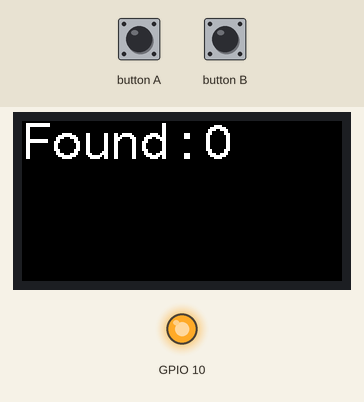
This sketch was run on a simulated ESP32. Parts: 160×80 colour display, output pins drawn as LEDs (lit = HIGH). Nothing arrives over Bluetooth unless stated; what the sketch prints to the serial monitor is not drawn.

Above: at 5.3 s.
Timing chart, 0 to 129.0 s (numbered marks = the images above):
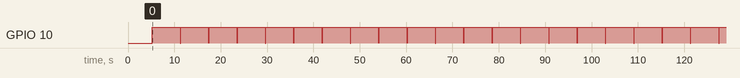

The sketch:

CocoaFinder.ino
```cpp
#include <M5StickC.h>
#include <BLEDevice.h>

int scanTime = 5; //In seconds
BLEScan* pBLEScan;

const char* uuid = "0000fd6f-0000-1000-8000-00805f9b34fb";
int deviceNum = 0;
int rssis[50];

int desc(const void *a, const void *b) {
  return *(int *)a - *(int *)b;
}

class MyAdvertisedDeviceCallbacks: public BLEAdvertisedDeviceCallbacks {
  void onResult(BLEAdvertisedDevice advertisedDevice) {
    if(advertisedDevice.haveServiceUUID()){
      if(strncmp(advertisedDevice.getServiceUUID().toString().c_str(),uuid, 36) == 0){
        int rssi = advertisedDevice.getRSSI();
        Serial.print("  >> ADDR: ");
        Serial.print(advertisedDevice.getAddress().toString().c_str());
        Serial.print(" , ");
        Serial.print("RSSI: ");
        Serial.print(rssi);
        if (deviceNum < sizeof rssis) {
          rssis[deviceNum++] = rssi;
        }
        Serial.println("");
      }
    }
  }
};

void setup() {
  M5.begin(true, false, true);
  pinMode(GPIO_NUM_10, OUTPUT);
  M5.Lcd.setRotation( 1 );
  M5.Lcd.fillScreen(BLACK);
//    Serial.begin(115200);
  Serial.println("Scanning...");
  BLEDevice::init("");
  pBLEScan = BLEDevice::getScan(); //create new scan
  pBLEScan->setAdvertisedDeviceCallbacks(new MyAdvertisedDeviceCallbacks());
  pBLEScan->setActiveScan(true); //active scan uses more power, but get results faster
  pBLEScan->setInterval(100);
  pBLEScan->setWindow(99); // less or equal setInterval value

  M5.Lcd.setTextSize(1);
}

void led() {
  int wait = 1000;
  digitalWrite(GPIO_NUM_10, LOW);
  delay(50);
  digitalWrite(GPIO_NUM_10, HIGH);
  delay(50);

  for (int i = 0; i < deviceNum; i++) {
    digitalWrite(GPIO_NUM_10, LOW);
    delay(50);
    digitalWrite(GPIO_NUM_10, HIGH);
    delay(50);
    wait -= 100;
  }
  digitalWrite(GPIO_NUM_10, HIGH);
  delay(wait);
}

void loop(){
  M5.update();

  Serial.println("Loop Start.");
  deviceNum = 0;
  BLEScanResults foundDevices = pBLEScan->start(scanTime, false);

  // ソートする
  qsort(rssis, sizeof(int) * deviceNum, sizeof(int), desc);
  M5.Lcd.fillScreen(BLACK);
  M5.Lcd.setTextColor(WHITE);

  M5.Lcd.setTextFont(4);
  M5.Lcd.setCursor(0, 0);
  M5.Lcd.print("Found : ");
  M5.Lcd.println(deviceNum);

  M5.Lcd.setTextFont(2);
  int n = 20;
  for (int i = 0; i < deviceNum; ++i, n += 10) {
    M5.Lcd.setCursor(0, n);
    M5.Lcd.printf("%4d", rssis[i]);
    uint16_t color = RED;
    if (rssis[i] < -120) {
      rssis[i] = -120;
      color = RED;
    } else if(rssis[i] < -50) {
      color = YELLOW;
    } else if(rssis[i] < 0) {
      color = GREEN;
    } else {
      rssis[i] = 0;
    }
    M5.Lcd.fillRect(40, n + 3, rssis[i] + 130, 8, color);
  }

  pBLEScan->clearResults(); // delete results fromBLEScan buffer to release memory
  Serial.println("Loop End.");
  led();
}
```

Measured:
- by itself, GPIO 10: alternates HIGH for 6.1 s and LOW for 0.05 s
